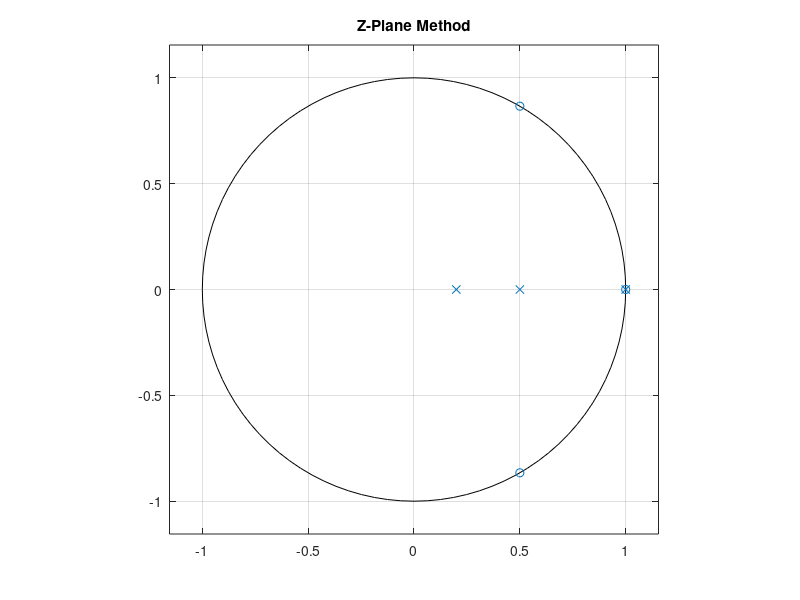
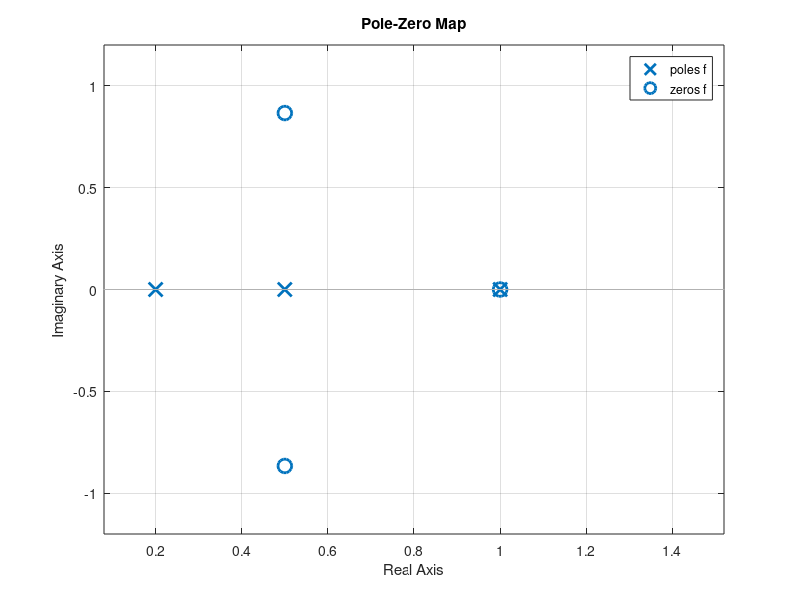

Source code (MATLAB) for these figures, in order:
num1 = [1 -2 2 -1];
denom1 = [1;0.5;0.2];
poles2 = poly([1 0.5 0.2]);
roots(num1);
msg1 =( ' Roots of Numerator ' );
disp (msg1)
disp(roots(num1));
msg2 =( ' Roots of Denomenator ' );
disp (msg2)
disp (denom1);
figure
zplane(roots(num1),denom1);
title ( 'Z-Plane Method');
f = tf(num1,poles2);
figure
pzmap (f)
x = [1 zeros(1,49)];
y = filter(num1,poles2,x);
disp (y)